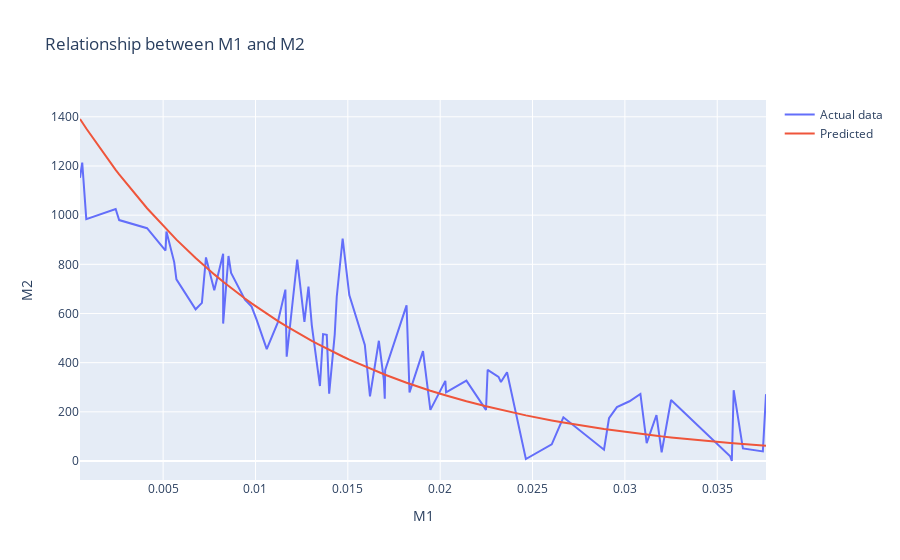

Notebook code for this chart:
### Markdown cell above
It looks like $M_1$ might have an logarithmic relationship with $M_2$. Let's try to fit a linear regression between $M_1$ and $\log M_2$ and plot:

### Code cell
from sklearn.linear_model import LinearRegression
y_relationship_log = np.log(y_relationship + 1)

m1_m2_regressor = LinearRegression()
m1_m2_regressor.fit(x_relationship[:, None], y_relationship_log)

y_relationship_predicted = np.exp(m1_m2_regressor.predict(x_relationship[:, None])) - 1
fig_relationship_2 = go.Figure(data=go.Scatter(x=x_relationship, y=y_relationship, name="Actual data"))
fig_relationship_2.add_trace(go.Scatter(x=x_relationship, y=y_relationship_predicted, name="Predicted"))
fig_relationship_2.update_layout(title="Relationship between M1 and M2", xaxis_title="M1", yaxis_title="M2")
fig_relationship_2.show()
